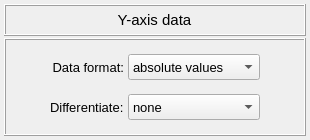
                 <widget class="QFrame" name="frame_y_axis_data">
                  <property name="minimumSize">
                   <size>
                    <width>0</width>
                    <height>140</height>
                   </size>
                  </property>
                  <property name="maximumSize">
                   <size>
                    <width>16777215</width>
                    <height>140</height>
                   </size>
                  </property>
                  <property name="frameShape">
                   <enum>QFrame::Shape::NoFrame</enum>
                  </property>
                  <property name="frameShadow">
                   <enum>QFrame::Shadow::Raised</enum>
                  </property>
                  <layout class="QGridLayout" name="gridLayout_6">
                   <property name="leftMargin">
                    <number>4</number>
                   </property>
                   <property name="topMargin">
                    <number>4</number>
                   </property>
                   <property name="rightMargin">
                    <number>4</number>
                   </property>
                   <property name="bottomMargin">
                    <number>4</number>
                   </property>
                   <property name="verticalSpacing">
                    <number>2</number>
                   </property>
                   <item row="0" column="0">
                    <widget class="QFrame" name="frame_8">
                     <property name="minimumSize">
                      <size>
                       <width>0</width>
                       <height>32</height>
                      </size>
                     </property>
                     <property name="maximumSize">
                      <size>
                       <width>16777215</width>
                       <height>32</height>
                      </size>
                     </property>
                     <property name="font">
                      <font>
                       <pointsize>10</pointsize>
                      </font>
                     </property>
                     <property name="frameShape">
                      <enum>QFrame::Shape::Box</enum>
                     </property>
                     <property name="frameShadow">
                      <enum>QFrame::Shadow::Raised</enum>
                     </property>
                     <layout class="QGridLayout" name="gridLayout_5" rowstretch="0">
                      <property name="leftMargin">
                       <number>4</number>
                      </property>
                      <property name="topMargin">
                       <number>4</number>
                      </property>
                      <property name="rightMargin">
                       <number>4</number>
                      </property>
                      <property name="bottomMargin">
                       <number>4</number>
                      </property>
                      <property name="horizontalSpacing">
                       <number>6</number>
                      </property>
                      <property name="verticalSpacing">
                       <number>0</number>
                      </property>
                      <item row="0" column="0">
                       <widget class="QLabel" name="label_8">
                        <property name="enabled">
                         <bool>true</bool>
                        </property>
                        <property name="sizePolicy">
                         <sizepolicy hsizetype="Preferred" vsizetype="Expanding">
                          <horstretch>0</horstretch>
                          <verstretch>0</verstretch>
                         </sizepolicy>
                        </property>
                        <property name="minimumSize">
                         <size>
                          <width>120</width>
                          <height>20</height>
                         </size>
                        </property>
                        <property name="maximumSize">
                         <size>
                          <width>165</width>
                          <height>32</height>
                         </size>
                        </property>
                        <property name="font">
                         <font>
                          <family>MS Shell Dlg 2</family>
                          <pointsize>11</pointsize>
                          <italic>false</italic>
                          <bold>false</bold>
                         </font>
                        </property>
                        <property name="frameShape">
                         <enum>QFrame::Shape::NoFrame</enum>
                        </property>
                        <property name="frameShadow">
                         <enum>QFrame::Shadow::Sunken</enum>
                        </property>
                        <property name="text">
                         <string>Y-axis data</string>
                        </property>
                        <property name="textFormat">
                         <enum>Qt::TextFormat::AutoText</enum>
                        </property>
                        <property name="scaledContents">
                         <bool>false</bool>
                        </property>
                        <property name="alignment">
                         <set>Qt::AlignmentFlag::AlignCenter</set>
                        </property>
                        <property name="wordWrap">
                         <bool>false</bool>
                        </property>
                        <property name="indent">
                         <number>0</number>
                        </property>
                       </widget>
                      </item>
                     </layout>
                    </widget>
                   </item>
                   <item row="1" column="0">
                    <widget class="QFrame" name="frame_4">
                     <property name="minimumSize">
                      <size>
                       <width>0</width>
                       <height>0</height>
                      </size>
                     </property>
                     <property name="sizeIncrement">
                      <size>
                       <width>0</width>
                       <height>0</height>
                      </size>
                     </property>
                     <property name="whatsThis">
                      <string>Y-axis data type</string>
                     </property>
                     <property name="frameShape">
                      <enum>QFrame::Shape::Box</enum>
                     </property>
                     <property name="frameShadow">
                      <enum>QFrame::Shadow::Raised</enum>
                     </property>
                     <layout class="QGridLayout" name="gridLayout_4">
                      <property name="leftMargin">
                       <number>4</number>
                      </property>
                      <property name="topMargin">
                       <number>4</number>
                      </property>
                      <property name="rightMargin">
                       <number>4</number>
                      </property>
                      <property name="bottomMargin">
                       <number>4</number>
                      </property>
                      <property name="spacing">
                       <number>4</number>
                      </property>
                      <item row="1" column="2">
                       <widget class="QComboBox" name="comboBox_data_format">
                        <property name="minimumSize">
                         <size>
                          <width>132</width>
                          <height>26</height>
                         </size>
                        </property>
                        <property name="maximumSize">
                         <size>
                          <width>140</width>
                          <height>26</height>
                         </size>
                        </property>
                        <property name="font">
                         <font>
                          <pointsize>10</pointsize>
                         </font>
                        </property>
                        <item>
                         <property name="text">
                          <string>absolute values</string>
                         </property>
                        </item>
                        <item>
                         <property name="text">
                          <string>real values</string>
                         </property>
                        </item>
                        <item>
                         <property name="text">
                          <string>imaginary values</string>
                         </property>
                        </item>
                        <item>
                         <property name="text">
                          <string>decibel scale</string>
                         </property>
                        </item>
                       </widget>
                      </item>
                      <item row="1" column="1">
                       <widget class="QLabel" name="label_5">
                        <property name="minimumSize">
                         <size>
                          <width>0</width>
                          <height>0</height>
                         </size>
                        </property>
                        <property name="maximumSize">
                         <size>
                          <width>16777215</width>
                          <height>26</height>
                         </size>
                        </property>
                        <property name="font">
                         <font>
                          <pointsize>10</pointsize>
                          <bold>false</bold>
                         </font>
                        </property>
                        <property name="text">
                         <string>Data format:</string>
                        </property>
                        <property name="alignment">
                         <set>Qt::AlignmentFlag::AlignRight|Qt::AlignmentFlag::AlignTrailing|Qt::AlignmentFlag::AlignVCenter</set>
                        </property>
                       </widget>
                      </item>
                      <item row="2" column="1">
                       <widget class="QLabel" name="label_4">
                        <property name="minimumSize">
                         <size>
                          <width>0</width>
                          <height>0</height>
                         </size>
                        </property>
                        <property name="maximumSize">
                         <size>
                          <width>16777215</width>
                          <height>26</height>
                         </size>
                        </property>
                        <property name="font">
                         <font>
                          <pointsize>10</pointsize>
                          <bold>false</bold>
                         </font>
                        </property>
                        <property name="text">
                         <string>Differentiate:</string>
                        </property>
                       </widget>
                      </item>
                      <item row="2" column="2">
                       <widget class="QComboBox" name="comboBox_differentiate_data">
                        <property name="sizePolicy">
                         <sizepolicy hsizetype="Expanding" vsizetype="Fixed">
                          <horstretch>0</horstretch>
                          <verstretch>0</verstretch>
                         </sizepolicy>
                        </property>
                        <property name="minimumSize">
                         <size>
                          <width>132</width>
                          <height>26</height>
                         </size>
                        </property>
                        <property name="maximumSize">
                         <size>
                          <width>140</width>
                          <height>26</height>
                         </size>
                        </property>
                        <property name="font">
                         <font>
                          <family>MS Shell Dlg 2</family>
                          <pointsize>10</pointsize>
                          <italic>false</italic>
                          <bold>false</bold>
                         </font>
                        </property>
                        <property name="styleSheet">
                         <string notr="true"/>
                        </property>
                        <item>
                         <property name="text">
                          <string>none</string>
                         </property>
                        </item>
                        <item>
                         <property name="text">
                          <string>single</string>
                         </property>
                        </item>
                        <item>
                         <property name="text">
                          <string>double</string>
                         </property>
                        </item>
                       </widget>
                      </item>
                      <item row="1" column="3">
                       <spacer name="horizontalSpacer_6">
                        <property name="orientation">
                         <enum>Qt::Orientation::Horizontal</enum>
                        </property>
                        <property name="sizeHint" stdset="0">
                         <size>
                          <width>40</width>
                          <height>20</height>
                         </size>
                        </property>
                       </spacer>
                      </item>
                      <item row="1" column="0">
                       <spacer name="horizontalSpacer_5">
                        <property name="orientation">
                         <enum>Qt::Orientation::Horizontal</enum>
                        </property>
                        <property name="sizeHint" stdset="0">
                         <size>
                          <width>40</width>
                          <height>20</height>
                         </size>
                        </property>
                       </spacer>
                      </item>
                     </layout>
                    </widget>
                   </item>
                  </layout>
                 </widget>
